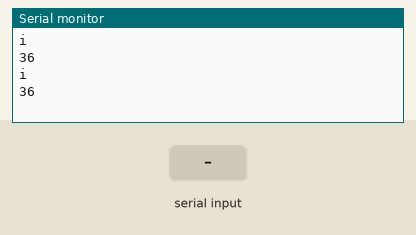
A sketch run on a simulated Arduino Uno, built with avr-gcc and run on an emulated ATmega328P. Parts: the last lines printed to the serial monitor. The test bench sets the inputs (shaded band).

Above: at 1.2 s.
1.3 s: "1" received over the second serial link
At 1.8 s:
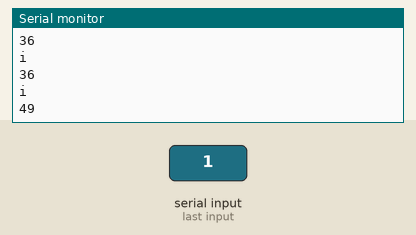
2.8 s: "0" received over the second serial link
At 4.0 s:
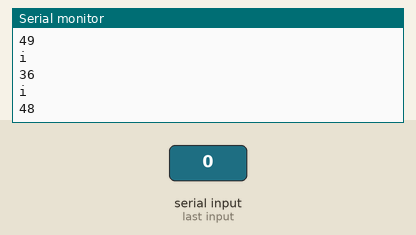
4.3 s: "2" received over the second serial link
At 5.3 s:
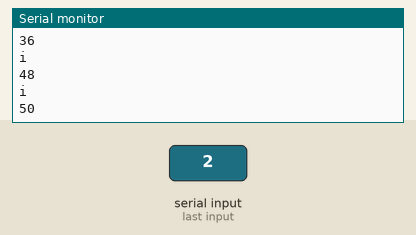
Timing chart, 0 to 7.3 s (numbered marks = the images above; inputs shaded):
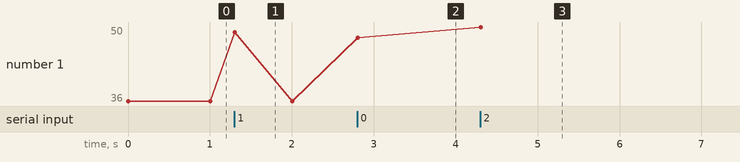

Measured:
- after the input at 1.3 s, the serial monitor: prints a new line at once (image 1)
- after the input at 2.8 s, the serial monitor: prints a new line at once (image 2)
- after the input at 4.3 s, the serial monitor: prints a new line at once (image 3)
- plotted number 1: 36 → 48 after the input at 2.8 s, 48 → 50 after the input at 4.3 s

The sketch:

GPS.ino
```cpp
#include <SoftwareSerial.h>
#include <TinyGPS.h>

long lat,lon; // create variable for latitude and longitude object

SoftwareSerial gpsSerial(2, 3); // create gps sensor connection
TinyGPS gps; // create gps object

void setup(){
  Serial.begin(9600); // connect serial
  gpsSerial.begin(4800); // connect gps sensor
}

void loop(){
  while(gpsSerial.available()){ // check for gps data
    Serial.println("i");
    Serial.println(gpsSerial.read());
   if(gps.encode(gpsSerial.read())){ // encode gps data
    gps.get_position(&lat,&lon); // get latitude and longitude
    // display position
    Serial.print("Position: ");
    Serial.print("lat: ");Serial.print(lat);Serial.print(" ");// print latitude
    Serial.print("lon: ");Serial.println(lon); // print longitude
   }
  }
}
```
